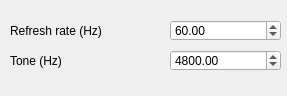
<?xml version="1.0" encoding="UTF-8"?>
<ui version="4.0">
 <class>NoisySettings</class>
 <widget class="QDialog" name="NoisySettings">
  <property name="windowModality">
   <enum>Qt::ApplicationModal</enum>
  </property>
  <property name="geometry">
   <rect>
    <x>0</x>
    <y>0</y>
    <width>287</width>
    <height>96</height>
   </rect>
  </property>
  <property name="sizePolicy">
   <sizepolicy hsizetype="Fixed" vsizetype="Fixed">
    <horstretch>0</horstretch>
    <verstretch>0</verstretch>
   </sizepolicy>
  </property>
  <property name="windowTitle">
   <string>NoisyLCD Settings</string>
  </property>
  <widget class="QDoubleSpinBox" name="refresh">
   <property name="geometry">
    <rect>
     <x>170</x>
     <y>20</y>
     <width>111</width>
     <height>21</height>
    </rect>
   </property>
   <property name="value">
    <double>60.000000000000000</double>
   </property>
  </widget>
  <widget class="QLabel" name="refreshLabel">
   <property name="geometry">
    <rect>
     <x>10</x>
     <y>20</y>
     <width>161</width>
     <height>21</height>
    </rect>
   </property>
   <property name="text">
    <string>Refresh rate (Hz)</string>
   </property>
  </widget>
  <widget class="ToneSpinBox" name="tone">
   <property name="geometry">
    <rect>
     <x>170</x>
     <y>50</y>
     <width>111</width>
     <height>21</height>
    </rect>
   </property>
   <property name="maximum">
    <double>99999.990000000005239</double>
   </property>
   <property name="value">
    <double>4800.000000000000000</double>
   </property>
  </widget>
  <widget class="QLabel" name="toneLabel">
   <property name="geometry">
    <rect>
     <x>10</x>
     <y>50</y>
     <width>161</width>
     <height>21</height>
    </rect>
   </property>
   <property name="text">
    <string>Tone (Hz)</string>
   </property>
  </widget>
 </widget>
 <customwidgets>
  <customwidget>
   <class>ToneSpinBox</class>
   <extends>QDoubleSpinBox</extends>
   <header>tonespinbox.h</header>
  </customwidget>
 </customwidgets>
 <resources/>
 <connections/>
</ui>
